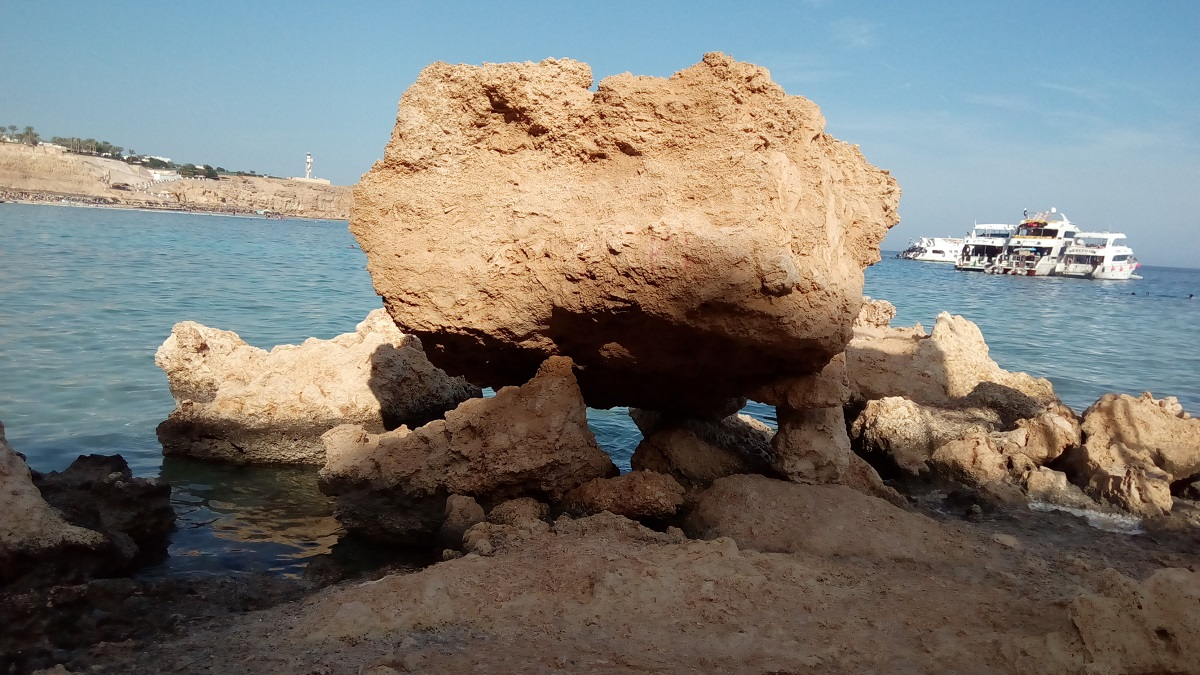
#> input picture stone.jpg, 1200 x 675 px
$ jupyter execute Task60.ipynb
#> lines starting #> are read from the running program, lines starting #| are printed output that depends on the picture
[cell 1]
import cv2
import numpy as np
from matplotlib import pyplot as plt

[cell 2]
def imshow(title = "Image", image = None, size = 10):
    w, h = image.shape[0], image.shape[1]
    aspect_ratio = w/h
    plt.figure(figsize=(size*aspect_ratio, size))
    plt.imshow(cv2.cvtColor(image, cv2.COLOR_BGR2RGB))
    plt.title(title)
    plt.show()

[cell 3]
img1 = cv2.imread("stone.jpg")
#> img1 is the input picture: shape (675, 1200, 3); mean B, G, R 114.4, 120.5, 123
img = cv2.cvtColor(img1, cv2.COLOR_BGR2RGB)
plt.axis('off')
plt.imshow(img)
plt.title('STONE')
plt.show

[cell 4]
gray = cv2.cvtColor(img, cv2.COLOR_RGB2GRAY)
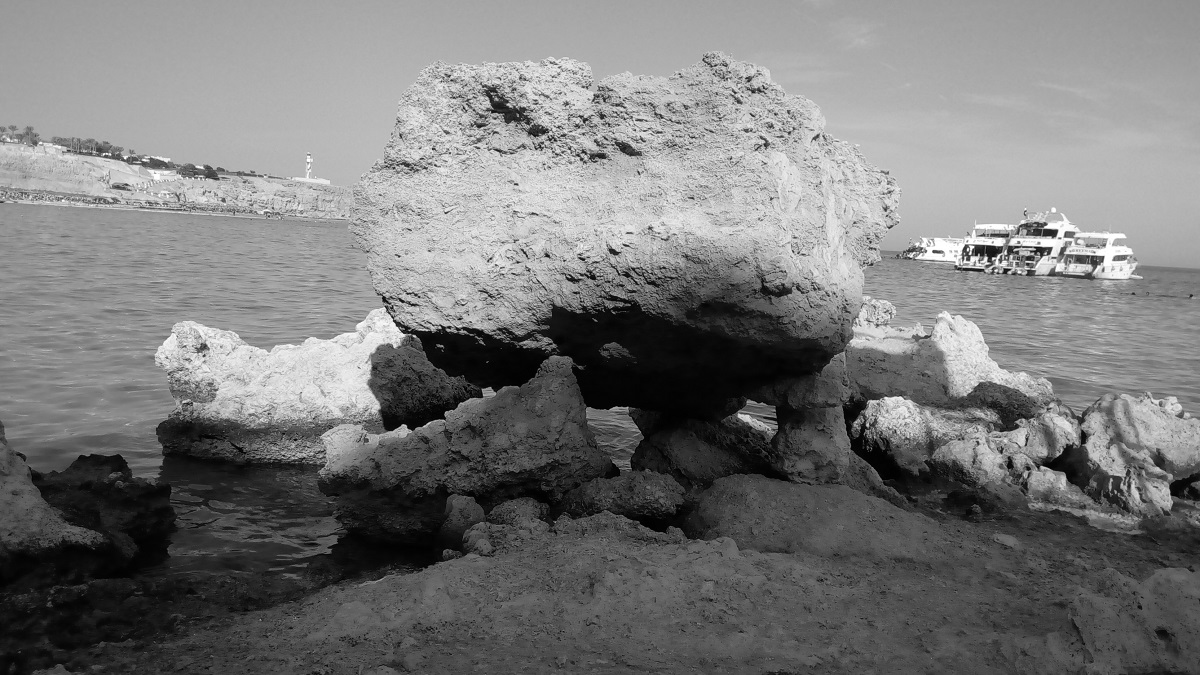
#> gray: shape (675, 1200); min 0, max 255, mean 120.5
kernel_x = np.array([[-1, 0, 1], [-2, 0, 2], [-1, 0, 1]])
kernel_y = np.array([[-1, -2, -1], [0, 0, 0], [1, 2, 1]])
edges_x = cv2.filter2D(gray, -1, kernel_x)
edges_y = cv2.filter2D(gray, -1, kernel_y)
edges = edges_x + edges_y
cv2.imshow('Sobel', edges)
cv2.waitKey(0)
cv2.destroyAllWindows()

[cell 5]
imshow('Sobel', edges)

[cell 6]
canny = cv2.Canny(edges, 50, 150)
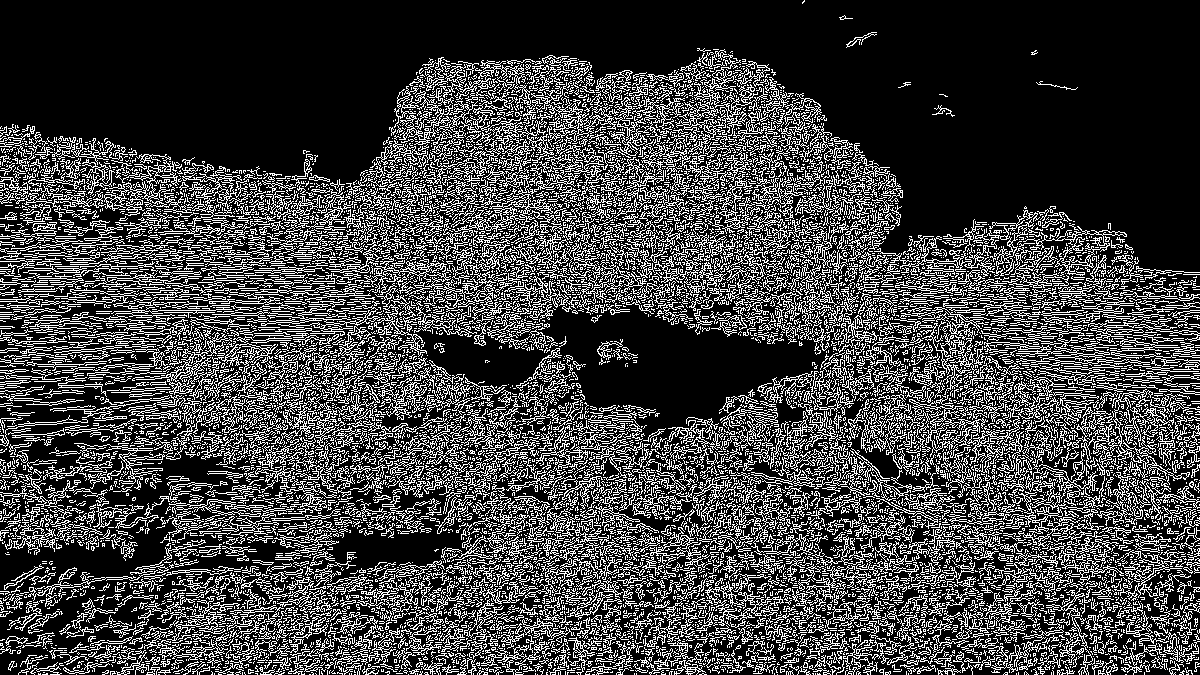
#> canny: shape (675, 1200); 25.6% white in thin lines or dots
# Це взяте зображення з попереднього завдання Sobel

[cell 7]
imshow('Stone_Canny', canny)

[cell 8]
# Це взяте зображення grey перше для порівняння
canny = cv2.Canny(gray, 50, 150)
#> canny: shape (675, 1200); 15.6% white in thin lines or dots
imshow('Stone_Canny', canny)

[cell 9]
from scipy import ndimage

[cell 10]
roberts_cross_v = np.array( [[1, 0 ],
                             [0,-1 ]] )

roberts_cross_h = np.array( [[ 0, 1 ],
                             [ -1, 0 ]] )

img = gray.astype('float64')
#> img: shape (675, 1200) float64
img/=255.0
vertical = ndimage.convolve( img, roberts_cross_v )
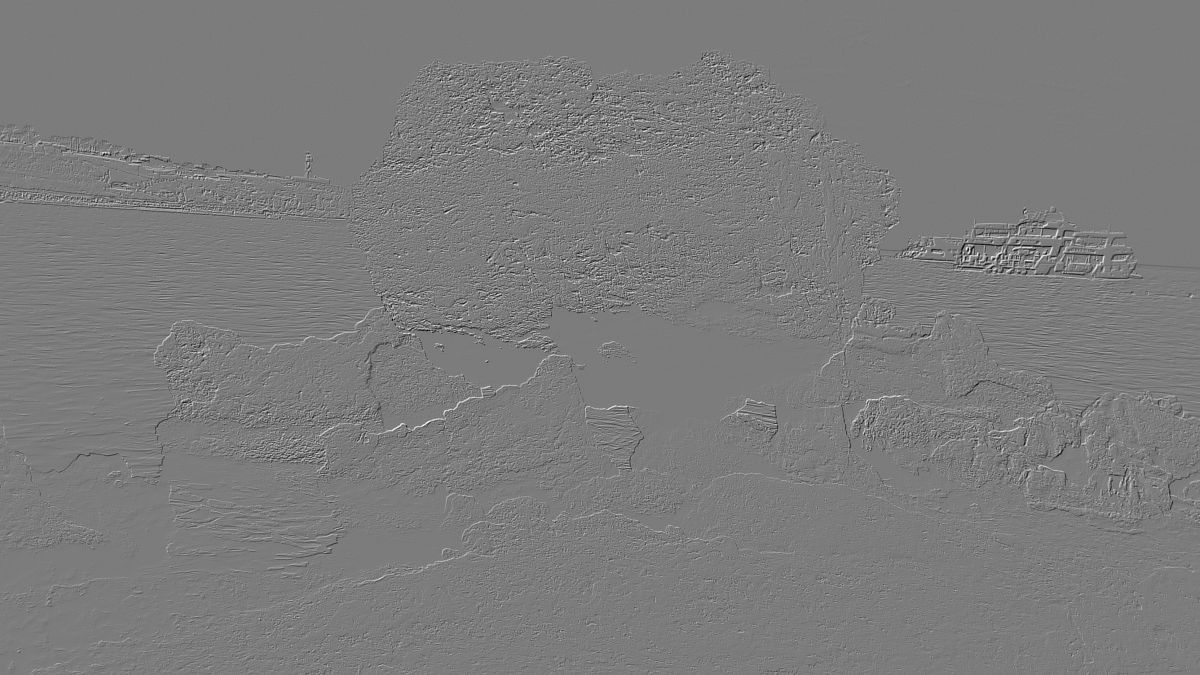
#> vertical: shape (675, 1200) float64; min -0.776, max 0.816, mean -0.000507; drawn with min black and max white
horizontal = ndimage.convolve( img, roberts_cross_h )

edged_img = np.sqrt( np.square(horizontal) + np.square(vertical))
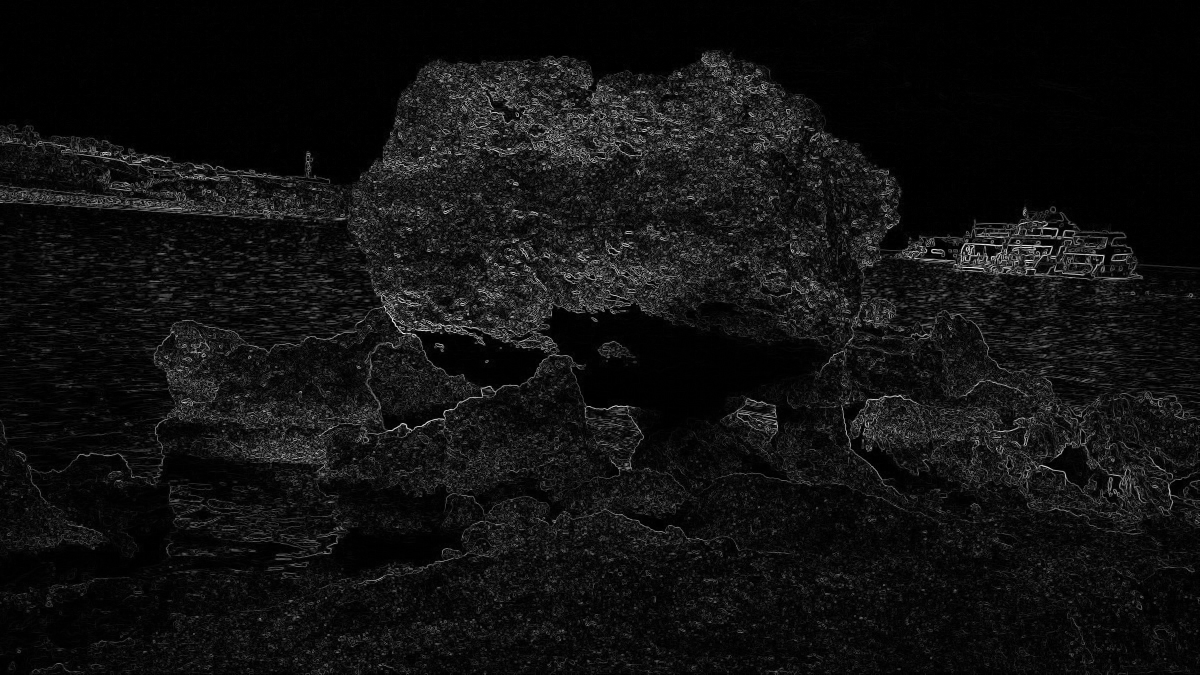
#> edged_img: shape (675, 1200) float64; min 0, max 0.981, mean 0.0676
edged_img*=255
cv2.imshow("output.jpg",edged_img)
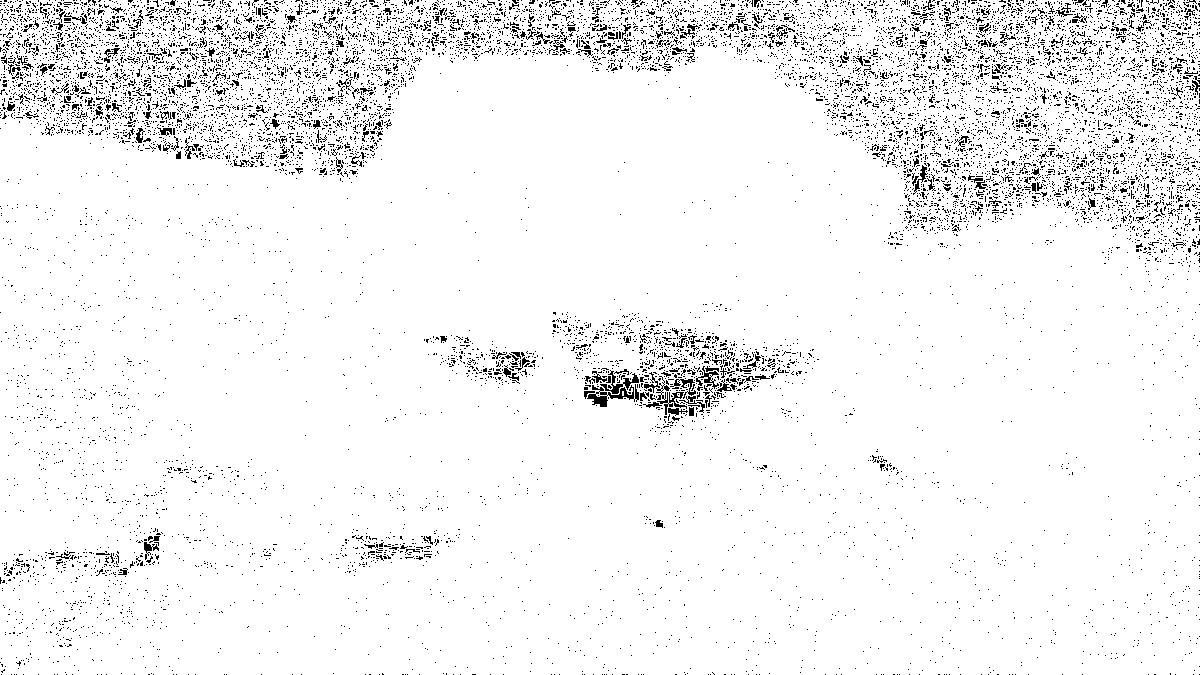
#> window 'output.jpg': shape (675, 1200); min 0, max 255, mean 241.9
cv2.waitKey(0)
cv2.destroyAllWindows()
